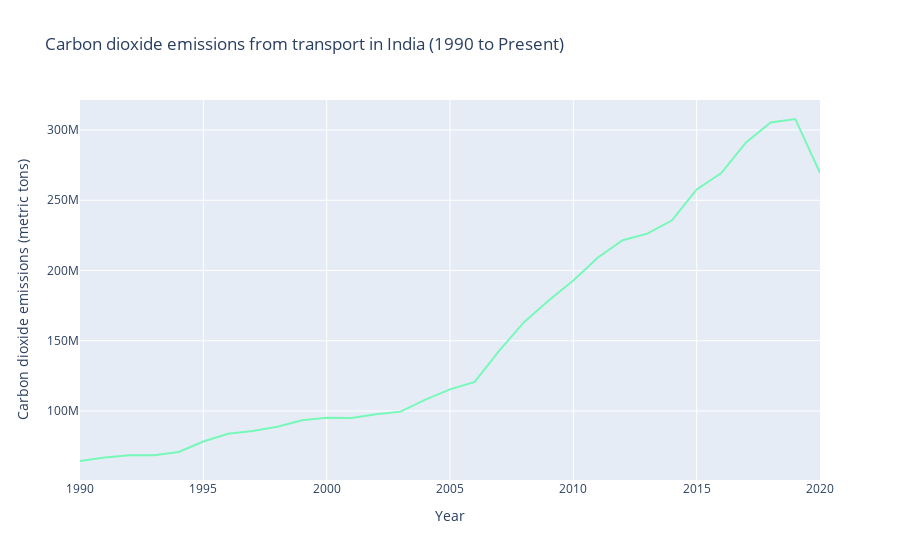

Notebook code for this chart:
### Markdown cell above
### Carbon Emission Due to Transportation

### Code cell
india_data = df_transport[(df_transport['Entity'] == 'India')]

# Plotting with custom color
fig = px.line(india_data, x='Year', y='Carbon dioxide emissions from transport', 
              title='Carbon dioxide emissions from transport in India (1990 to Present)',
              color_discrete_sequence=['#77F8B9'])  # Change color to green
fig.update_xaxes(title='Year')
fig.update_yaxes(title='Carbon dioxide emissions (metric tons)')
fig.show()

### Figure 1 — Plotly figure (JSON) as saved in the notebook; plotly's stock layout.template omitted (floating-point values rounded to 4 significant figures)
{"data": [{"hovertemplate": "Year=%{x}<br>Carbon dioxide emissions from transport=%{y}<extra></extra>", "legendgroup": "", "line": {"color": "#77F8B9", "dash": "solid"}, "marker": {"symbol": "circle"}, "mode": "lines", "name": "", "orientation": "v", "showlegend": false, "type": "scatter", "x": [1990, 1991, 1992, 1993, 1994, 1995, 1996, 1997, 1998, 1999, 2000, 2001, 2002, 2003, 2004, 2005, 2006, 2007, 2008, 2009, 2010, 2011, 2012, 2013, 2014, 2015, 2016, 2017, 2018, 2019, 2020], "xaxis": "x", "y": [64379996, 66930000, 68550000, 68550000, 70810000, 78290000, 83800000, 85800000, 88780000, 93310000, 95090000, 94920000, 97740000, 99530000, 108050000, 115400000, 120650000, 142980000, 163210000, 178710000, 192920000, 209290000, 221520000, 226260000, 235750000, 257750000, 269390000, 291230000, 305330000, 307860000, 269549980], "yaxis": "y"}], "layout": {"autosize": true, "legend": {"tracegroupgap": 0}, "title": {"text": "Carbon dioxide emissions from transport in India (1990 to Present)"}, "xaxis": {"anchor": "y", "autorange": true, "domain": [0, 1], "range": [1990, 2020], "title": {"text": "Year"}, "type": "linear"}, "yaxis": {"anchor": "x", "autorange": true, "domain": [0, 1], "range": [50850000.0, 321400000.0], "title": {"text": "Carbon dioxide emissions (metric tons)"}, "type": "linear"}}}
